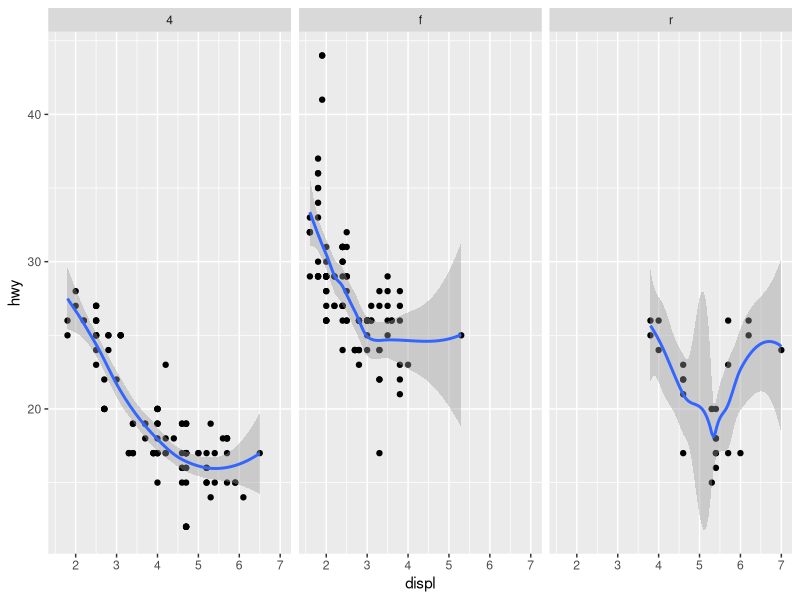
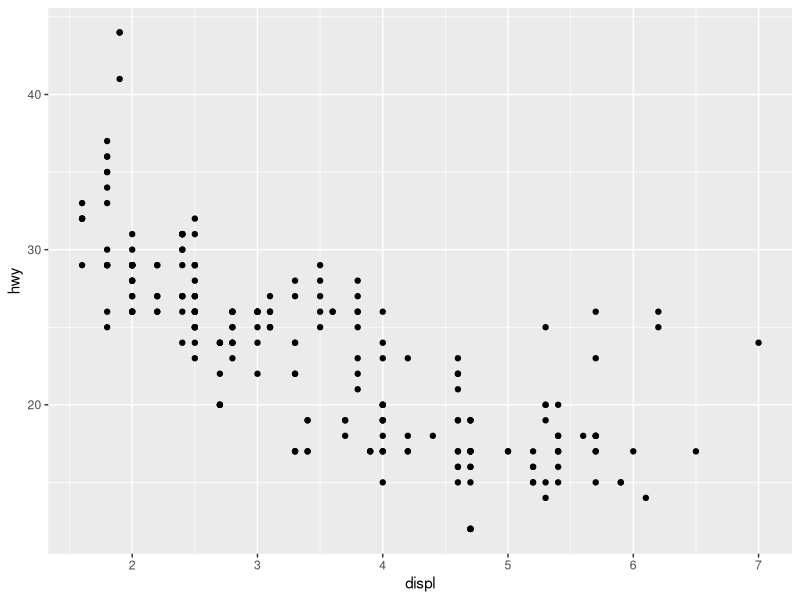
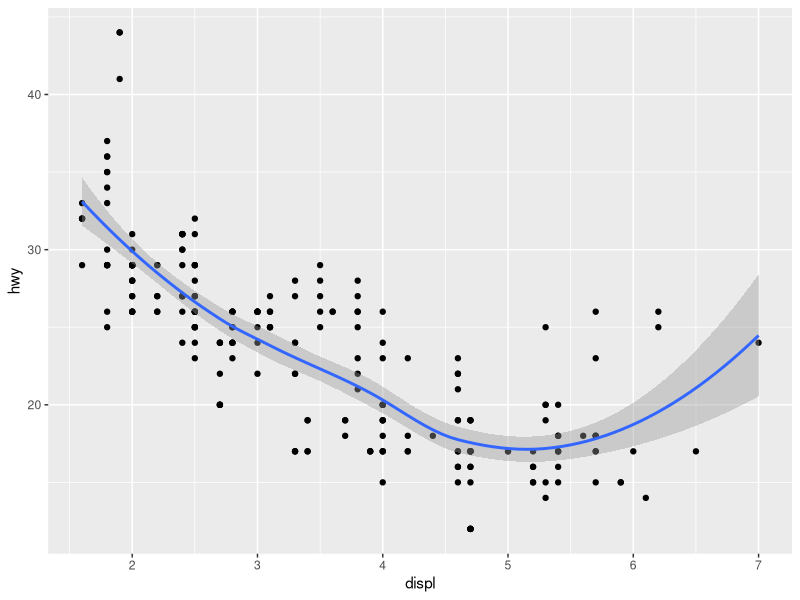
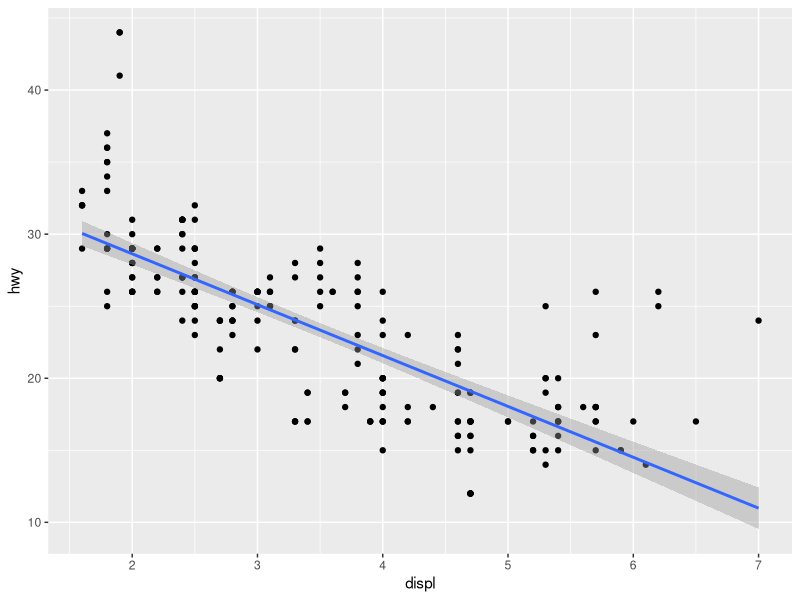
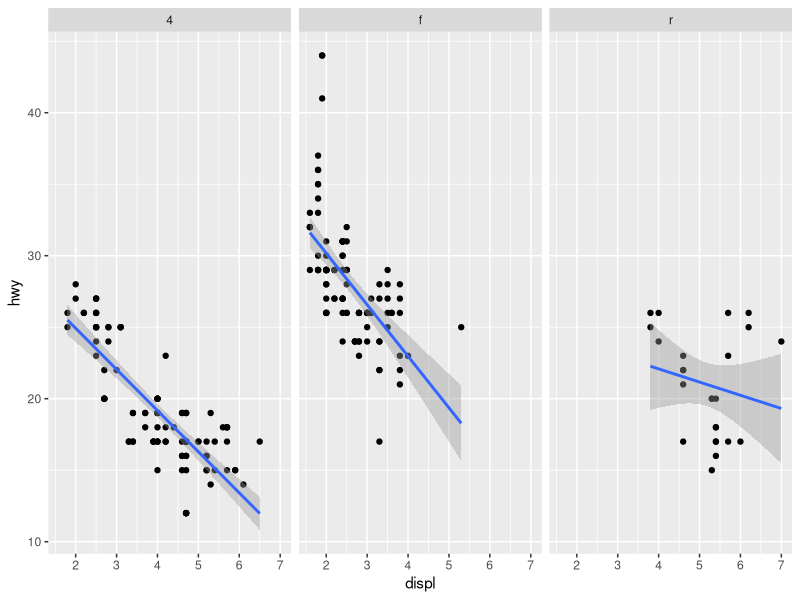
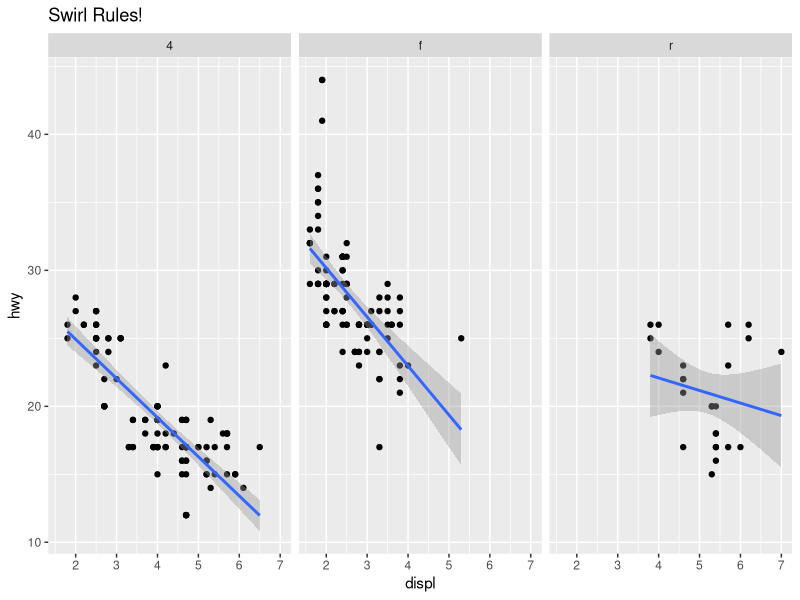
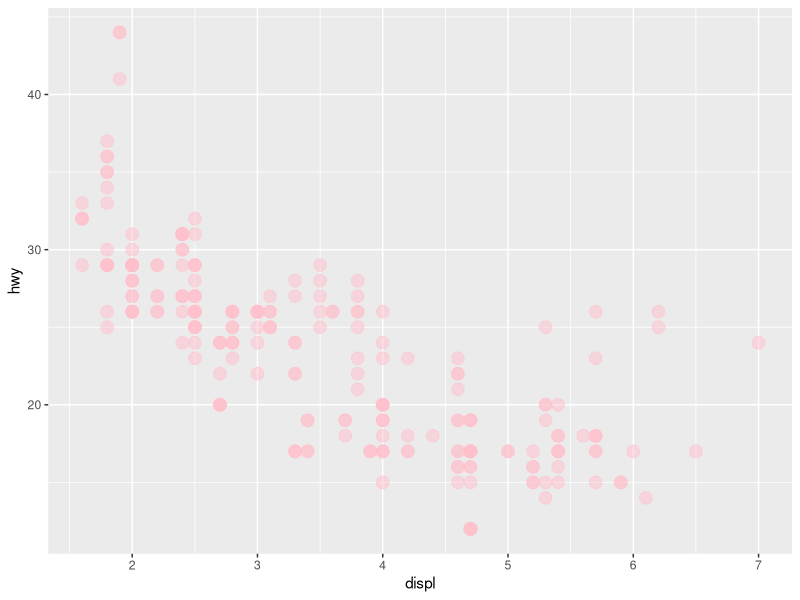
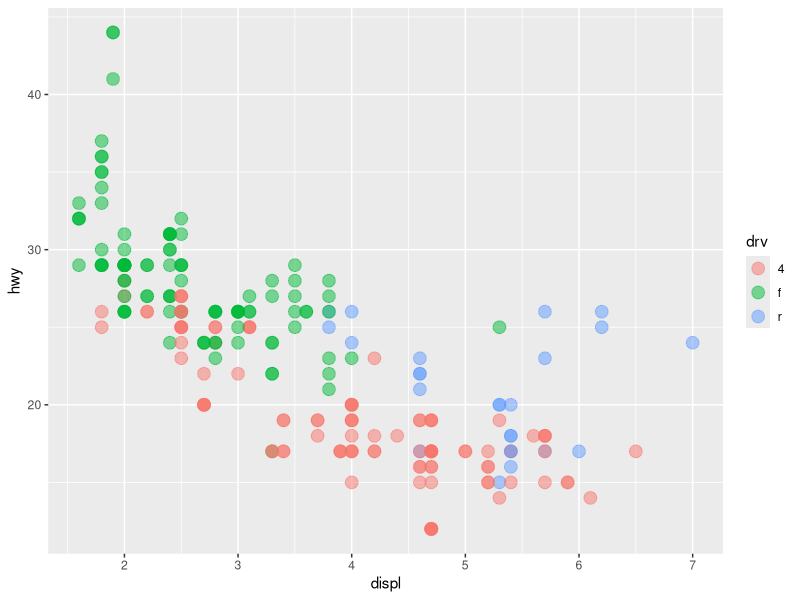

Recreate these plots in R, in order.
# Practice Programming Assignment: swirl Lesson 4: GGPlot2 Part2
library(ggplot2)
data(mpg)

qplot(displ, hwy, data = mpg, geom=c("point", "smooth"),facets=.~drv) 
#  We see a 3 facet plot, one for each drive type (4, f, and r)

# Now we'll see how ggplot works. We'll build up a similar plot using
# the basic components of the package
# create a variable g by assigning to it the output of a call to ggplot with 2 arguments
g <- ggplot(mpg, aes(displ,hwy) )
summary(g)
# if you tried to print g with the expressions g or print(g) you'd get an error
# type g+geom_point() and see what happens.
g+geom_point() 
# By calling the function geom_point you added a layer. By not assigning the 
# expression to a variable you displayed a plot
g+geom_point()+geom_smooth() 
# The gray shadow around the blue line is the confidence band
# try a different smoothing function
g+geom_point()+geom_smooth(method = "lm") 
g+geom_point()+geom_smooth(method="lm") + facet_grid(.~drv) 
# Notice how each panel is labeled with the appropriate factor.
g+geom_point()+geom_smooth(method="lm") + facet_grid(.~drv) + ggtitle("Swirl Rules!")

# practice modifying aesthetics
g+geom_point(color="pink",size=4,alpha=1/2) 
g+geom_point(size=4,alpha=1/2,aes(color=drv)) 

g + geom_point(aes(color = drv)) + labs(title="Swirl Rules!") + labs(x="Displacement", y="Hwy Mileage")

g + geom_point(aes(color = drv), size = 2, alpha = 1/2) +geom_smooth(size = 4, linetype = 3, method="lm", se = FALSE) 
#  The method specified a linear regression (note the negative slope indicating 
# that the bigger the displacement the lower the gas mileage), the linetype 
# specified that it should be dashed (not continuous), the size made the dashes
# big, and the se flag told ggplot to turn off the gray shadows indicating 
# standard errors (confidence intervals).

# let's do a simple plot using the black and white theme, theme_bw
g + geom_point(aes(color = drv)) + theme_bw(base_family="Times")

# Create the graphical object g by assigning to it a call to ggplot with 2 
# arguments. The first is the dataset and the second is a call to the function 
# aes. This call will have 3 arguments, x set equal to displ, y set equal to hwy, 
# and color set equal to factor(year). This last will allow us to distinguish 
# between the two manufacturing years (1999 and 2008) in our data.
g <- ggplot(mpg, aes(x = displ, y = hwy, color = factor(year)))
g
# add to g a call to the function geom_point with 0 arguments
g + geom_point()
# add a call the function facet_grid with 2 arguments
# The first is the formula drv~cyl, and the second is the argument margins 
# set equal to TRUE
g + geom_point() +  facet_grid(drv~cyl, margins = TRUE)
# The margins argument tells ggplot to display the marginal totals over each row 
# and column, so instead of seeing 3 rows (the number of drv factors) and 4 
# columns (the number of cyl factors) we see a 4 by 5 display
# Now add to your last command a call to geom_smooth with 4 arguments. 
# These are method set to "lm", se set to FALSE, size set to 2, and color set 
# to "black".
g + geom_point() +  facet_grid(drv~cyl, margins = TRUE) +
    geom_smooth(method = "lm", se = FALSE, size = 2, color = "black")
# Finally, add to your last command a call to the function labs with 3 arguments
# These are x set to "Displacement", y set to "Highway Mileage", 
# and title set to "Swirl Rules!".
g + geom_point() +  facet_grid(drv~cyl, margins = TRUE) + 
    geom_smooth(method = "lm", se = FALSE, size = 2, color = "black") + 
    labs(x = "Displacement", y = "Highway Mileage", title = "Swirl Rules!")














